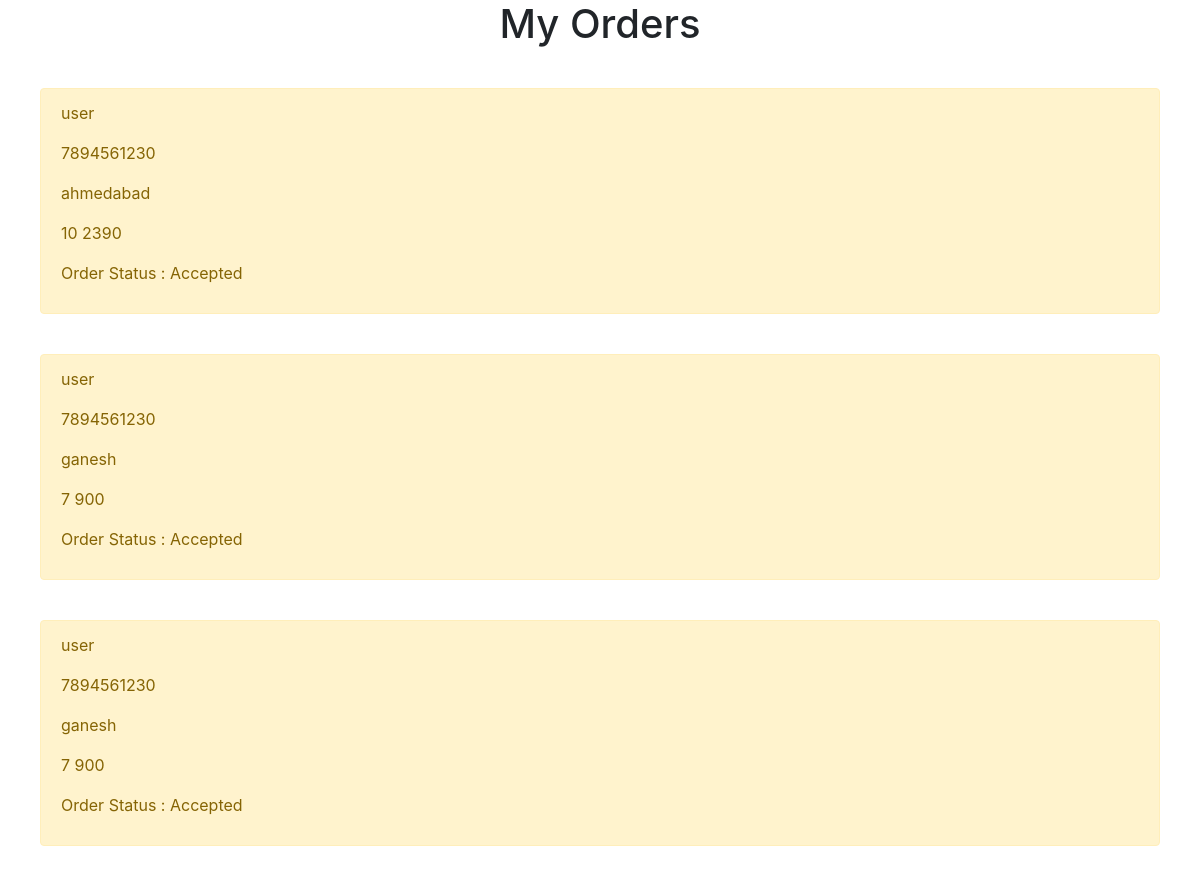
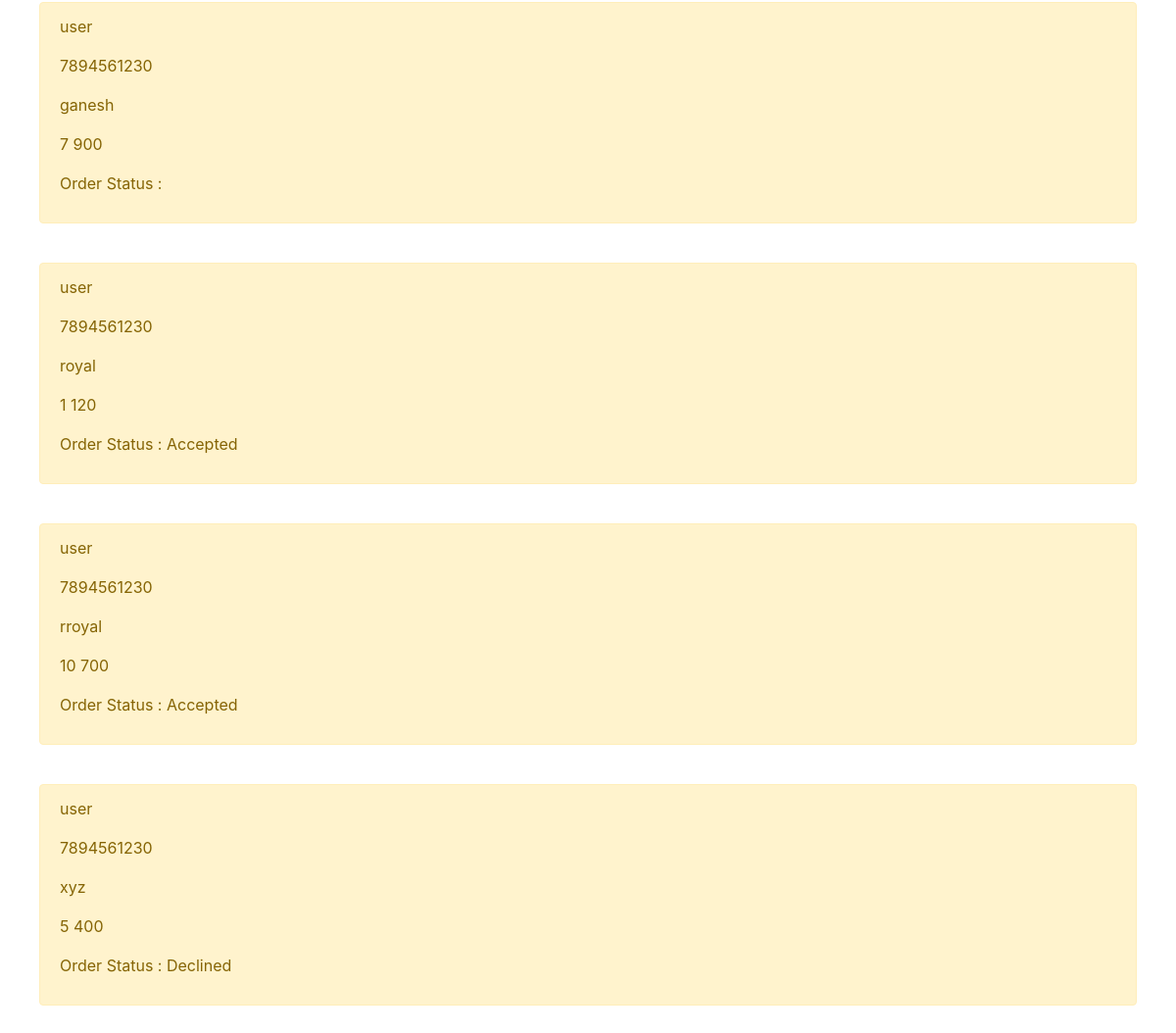
/userorders (signed in), run on the app's committed database (2 pictures, top to bottom).
### pizzaapp/models.py (models this page shows)
class OrderModel(models.Model):
    username = models.CharField(max_length=10)
    phoneno = models.CharField(max_length=10)
    address = models.CharField(max_length=10)
    ordereditems = models.CharField(max_length=10)
    status = models.CharField(max_length=10)

### pizzaapp/views.py (the view)
# urls.py: path('userorders',views.userorders),
def userorders(request):
    context = {'orders':models.OrderModel.objects.filter(username = request.user.username)}
    return render(request,'userorders.html',context)

### templates/userorders.html
{% extends 'base.html' %}
{% block content %}
<h1 style="text-align:center">My Orders</h1>
{% for x in orders %}
<div style="margin:40px" class="alert alert-warning" role="alert">
    <p>{{x.username}}</p>
    <p>{{x.phoneno}}</p>
    <p>{{x.address}}</p>
    <p>{{x.ordereditems}}</p>
    <p>Order Status : {{x.status}}</p>
</div>
{% endfor %}
{% endblock content %}

### data on the page
OrderModel: username "user", phoneno "7894561230", address "ahmedabad", ordereditems "10 2390", status "Accepted"
OrderModel: username "user", phoneno "7894561230", address "ganesh", ordereditems "7 900", status "Accepted"
OrderModel: username "user", phoneno "7894561230", address "ganesh", ordereditems "7 900", status "Accepted"
OrderModel: username "user", phoneno "7894561230", address "ganesh", ordereditems "7 900"
OrderModel: username "user", phoneno "7894561230", address "royal", ordereditems "1 120", status "Accepted"
OrderModel: username "user", phoneno "7894561230", address "rroyal", ordereditems "10 700", status "Accepted"
OrderModel: username "user", phoneno "7894561230", address "xyz", ordereditems "5 400", status "Declined"
